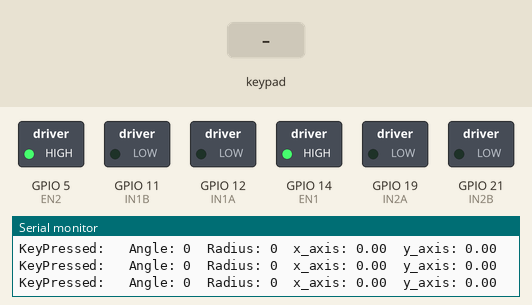
Recording of a sketch running on a simulated ESP32-S3. On the bench: switched loads named in the sketch (green lamp = pin HIGH), the last lines printed to the serial monitor. The test bench sets the inputs (shaded band).

Above: at 1.2 s.
1.3 s: key 'U' pressed
At 1.5 s:
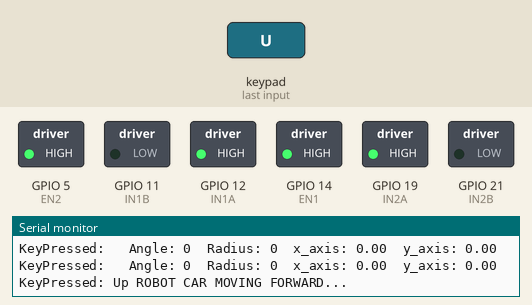
3.2 s: key 'D' pressed
At 3.4 s:
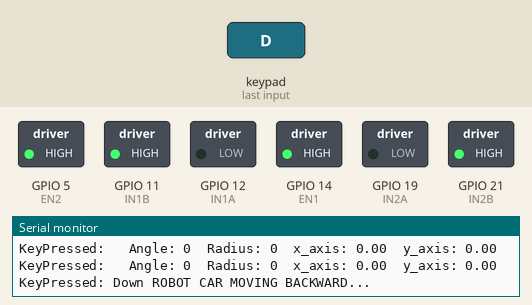
5.1 s: key 'L' pressed
At 5.3 s:
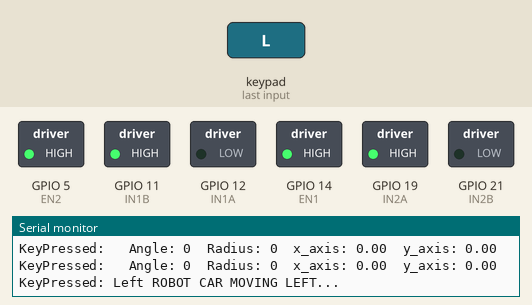
7.0 s: key 'R' pressed
At 7.2 s:
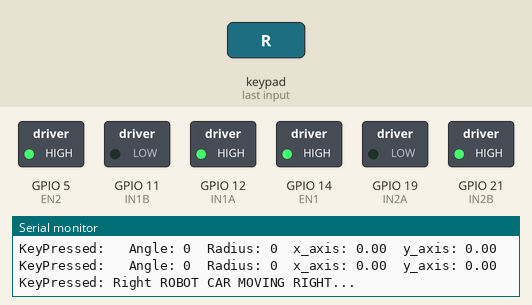
8.9 s: key 'X' pressed
At 9.7 s:
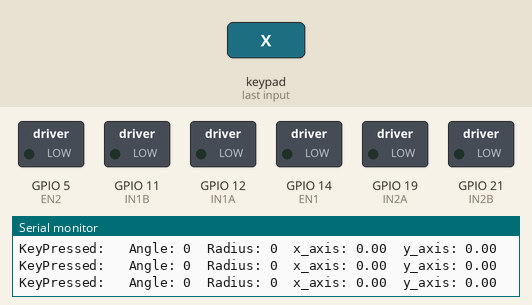
10.4 s: key 'O' pressed
At 10.8 s:
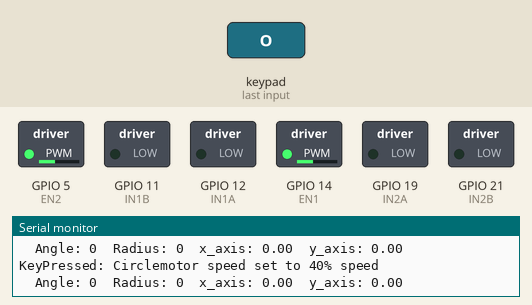
Timing chart, 0 to 12.9 s (numbered marks = the images above; inputs shaded):
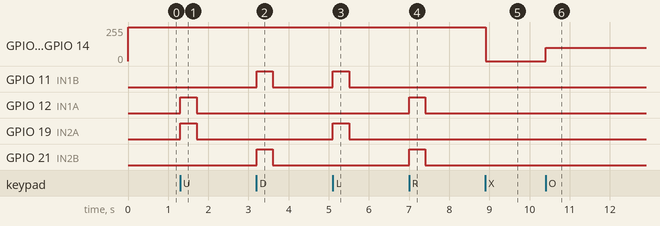

The sketch:

code.ino
```cpp
/*
   Gamepad module provides three different mode namely Digital, JoyStick and Accelerometer.
   The written code is for Digital control
     Challenge can be found at line 139
     Modified by GM
*/
#define CUSTOM_SETTINGS
#define INCLUDE_GAMEPAD_MODULE
#include <DabbleESP32.h>

#define PWM1_Ch1    0     //PWM INIT STUFF -- try NOT to alter this part
#define PWM1_Ch2    1
#define PWM1_Res   8      // Setting speed bounds where 0 is minimum and 255 is maximum
#define PWM1_Freq  5000

// INITIALIZING VARIABLES
int EN1 = 14;     // MOTOR 1 CONNECTIONS
int IN1A = 12;
int IN1B = 11;

int EN2 = 5;      // MOTOR 2 CONNECTIONS
int IN2A = 19;
int IN2B = 21;

void setup() {
  // put your setup code here, to run once:
  Serial.begin(115200);      // make sure your Serial Monitor is also set at this baud rate.
  Dabble.begin("ROBOCAR");       //set bluetooth name of your device

  Serial.println("ROBOT CAR..\n\n");
  pinMode(EN1, OUTPUT);  // MOTOR 1 AS OUTPUT
  pinMode(IN1A, OUTPUT);
  pinMode(IN1B, OUTPUT);

  pinMode(EN2, OUTPUT);  // MOTOR 2 AS OUTPUT
  pinMode(IN2A, OUTPUT);
  pinMode(IN2B, OUTPUT);

  Serial.println(" SWITCHING ON and setting speed  ");

  ledcSetup(PWM1_Ch1, PWM1_Freq, PWM1_Res);   // motor 1
  ledcAttachPin(EN1, PWM1_Ch1);


  ledcSetup(PWM1_Ch2, PWM1_Freq, PWM1_Res); // motor 2
  ledcAttachPin(EN2, PWM1_Ch2);

  Motor_Speed(255);  // Initializing motor at highest speed possible -- use this function to set speed 0 - fully standing and 255 - highest speed
}

void loop() {
  Dabble.processInput();             //this function is used to refresh data obtained from smartphone.Hence calling this function is mandatory in order to get data properly from your mobile.
  Serial.print("KeyPressed: ");
  if (GamePad.isUpPressed())
  {
    Serial.print("Up");
    Serial.println(" ROBOT CAR MOVING FORWARD...");
    Forward();
    delay(200);
    Brake();
    //done

  }

  if (GamePad.isDownPressed())
  {
    Serial.print("Down");
    Serial.println(" ROBOT CAR MOVING BACKWARD...");
    Backward();
    delay(200);
    Brake();

  }

  if (GamePad.isLeftPressed())
  {
    Serial.print("Left");
    Serial.println(" ROBOT CAR MOVING LEFT...");
    Left();
    delay(200);
    Brake();
  }

  if (GamePad.isRightPressed())
  {
    Serial.print("Right");
    Serial.println(" ROBOT CAR MOVING RIGHT...");
    Right();
    delay(200);
    Brake();
  }

    if (GamePad.isTrianglePressed())
  {
    Serial.print("Triangle");

    Serial.println("motor speed set to full speed");
    Motor_Speed(255);  // change speed to full
  }

  if (GamePad.isSquarePressed())
  {
    Serial.print("Square");
    Serial.println("motor speed set to 80% speed");
    Motor_Speed(200);    // change speed to 200/255
  }

  if (GamePad.isCirclePressed())
  {
    Serial.print("Circle");
    Serial.println("motor speed set to 40% speed");
    Motor_Speed(100);   // change speed to 100/255
  }

  if (GamePad.isCrossPressed())
  {
    Serial.print("Cross");

    Serial.print("ROBOT CAR TURNED OFF");
    Switch_OFF();       // fully turn off robot till start key is touched
  }


  if (GamePad.isStartPressed())
  {
    Serial.print("Start");
    Serial.print("ROBOT CAR TURNED ON");
    Switch_ON();      // turn on robot

  }

  if (GamePad.isSelectPressed())
  {
    Serial.print("Select");
  }
  Serial.print('\t');

  /*
   *  CHALLENGE ASSIGNMENT
   USE CONTROL STATEMENTS TO FILTER DATA AND CONTROL THE ROBOT BY:
   1.) TILTING YOUR PHONES(Accelerometer Mode)
   2.) Joystick control

   TIP :
       The values of variables a(angle), b(radius) c&d(X AND Y axes) change as phone is tilted or joystick moved
       Use if statements to move wheels past a certain threshold by calling the created move functions - FORWARD, REVERSE, LEFT, RIGHT, BRAKE ..also feelfree to create your own functions ;)
         NOTE:
         Radius varies from 0-7 where(0 - middle) and (7 - outermost),
         angle varries from 0°- 360° in steps of 15° ,
         X - axis is bound to -6 to 6  and
         Y - axis is bound to -6 to 6  where (X,Y) -> (0,0) indicated middle


                                                                                         Good Luck
                                                                                         Happy hacking
                                                                                         GM ^ ^
    */

  int a = GamePad.getAngle();
  Serial.print("Angle: ");
  Serial.print(a);
  Serial.print('\t');
  int b = GamePad.getRadius();
  Serial.print("Radius: ");
  Serial.print(b);
  Serial.print('\t');
  float c = GamePad.getXaxisData();
  Serial.print("x_axis: ");
  Serial.print(c);
  Serial.print('\t');
  float d = GamePad.getYaxisData();
  Serial.print("y_axis: ");
  Serial.println(d);
  Serial.println();
}


// ALL CONTROL FUNCTIONS DOWN BELOW

// TURN ON MOTORS
void Switch_ON()
{
  digitalWrite(EN1, HIGH );
  digitalWrite(EN2, HIGH );
}

// SET SPEED
void Motor_Speed(int dutyCycle)
{
  ledcWrite(PWM1_Ch1, dutyCycle); // Setting motor 1 speed
  ledcWrite(PWM1_Ch2, dutyCycle);  // Setting motor 2 speed

}

// TURN OFF MOTORS
void Switch_OFF()
{
  digitalWrite(EN1, LOW );
  digitalWrite(EN2, LOW );
}

// Forward
void Forward()
{
  digitalWrite(IN1A, HIGH); // TURNING MOTOR 1 FORWARD
  digitalWrite(IN1B, LOW);

  digitalWrite(IN2A, HIGH); // TURNING MOTOR 2 FORWARD
  digitalWrite(IN2B, LOW);
}

// BACKWARD
void Backward()
{
  digitalWrite(IN1A, LOW); // TURNING MOTOR 1  BACK
  digitalWrite(IN1B, HIGH);

  digitalWrite(IN2A, LOW); // TURNING MOTOR 2  BACK
  digitalWrite(IN2B, HIGH);
}

// RIGHT
void Right()
{
  digitalWrite(IN1A, HIGH ); // TURNING MOTOR 1  FORWARD
  digitalWrite(IN1B, LOW);

  digitalWrite(IN2A, LOW); // TURNING MOTOR 2  BACKWARD
  digitalWrite(IN2B, HIGH);
}

// TURN ROBOT LEFT
void Left()
{
  digitalWrite(IN1A, LOW); // TURNING MOTOR 1  BACKWARD
  digitalWrite(IN1B, HIGH);

  digitalWrite(IN2A, HIGH); // TURNING MOTOR 2  FORWARD
  digitalWrite(IN2B, LOW);
}

// BRAKE
void Brake()
{
  digitalWrite(IN1A, LOW); // TURNING MOTOR 1 off
  digitalWrite(IN1B, LOW);

  digitalWrite(IN2A, LOW); // TURNING MOTOR 2 off
  digitalWrite(IN2B, LOW);
}
```

Measured:
- after the input at 1.3 s, GPIO 12 (IN1A), GPIO 19 (IN2A): LOW → HIGH at once, → LOW 0.40 s later
- after the input at 3.2 s, GPIO 11 (IN1B), GPIO 21 (IN2B): LOW → HIGH at once, → LOW 0.40 s later
- after the input at 5.1 s, GPIO 11 (IN1B), GPIO 19 (IN2A): LOW → HIGH at once, → LOW 0.40 s later
- after the input at 7.0 s, GPIO 12 (IN1A), GPIO 21 (IN2B): LOW → HIGH at once, → LOW 0.40 s later
- after the input at 8.9 s, GPIO 5 (EN2), GPIO 14 (EN1): 255/255 → 0/255 at once
- after the input at 10.4 s, GPIO 5 (EN2), GPIO 14 (EN1): 0/255 → 100/255 at once
